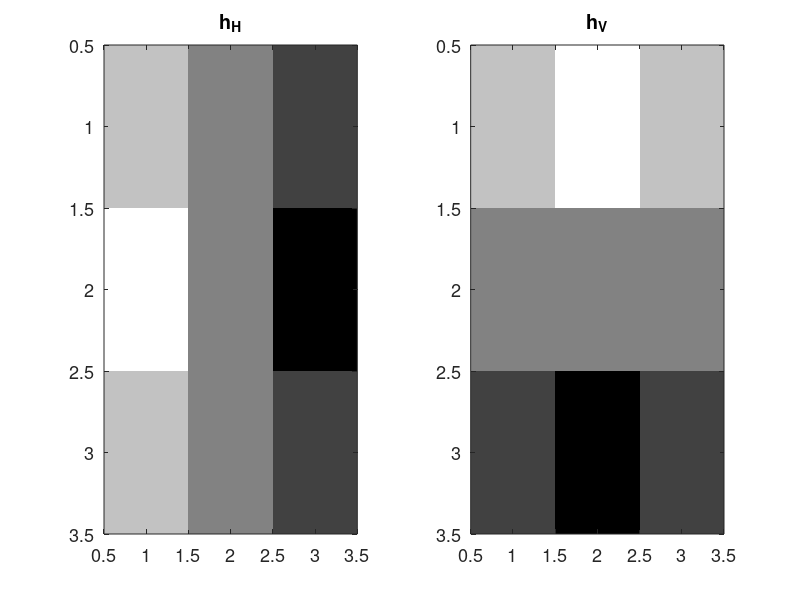
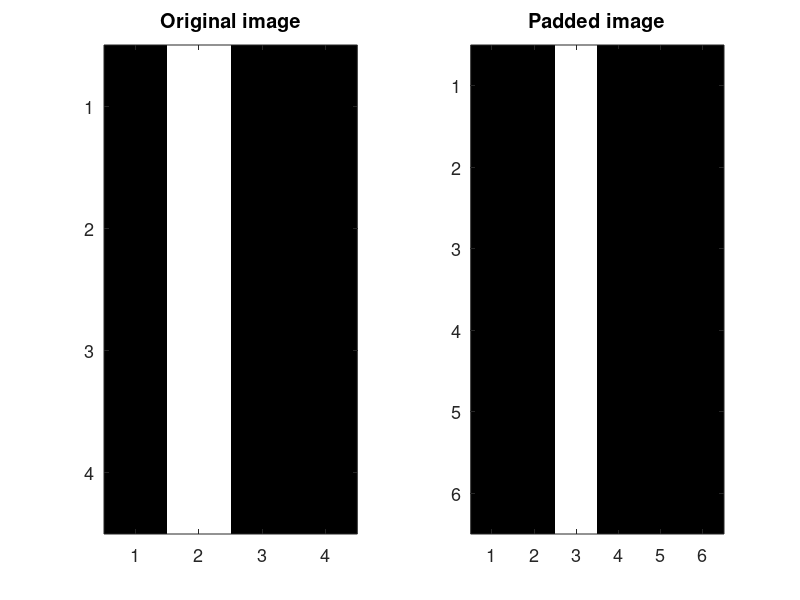
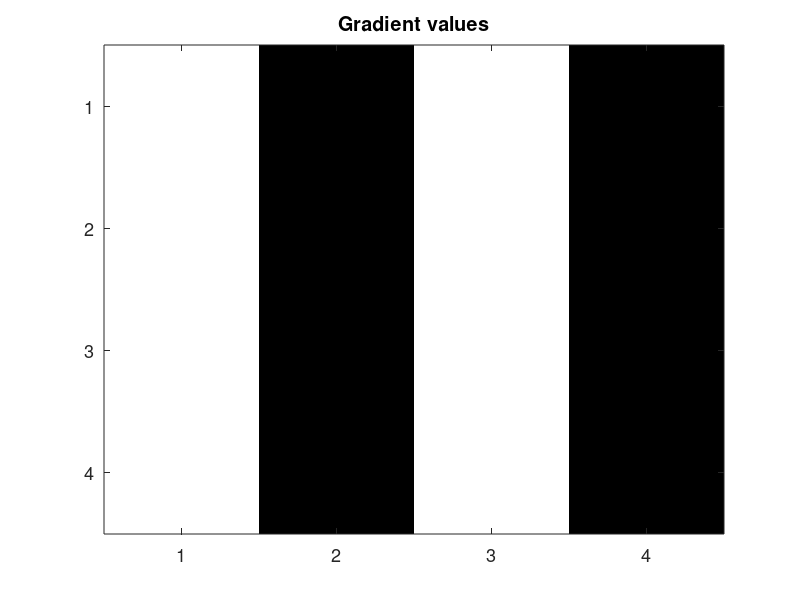
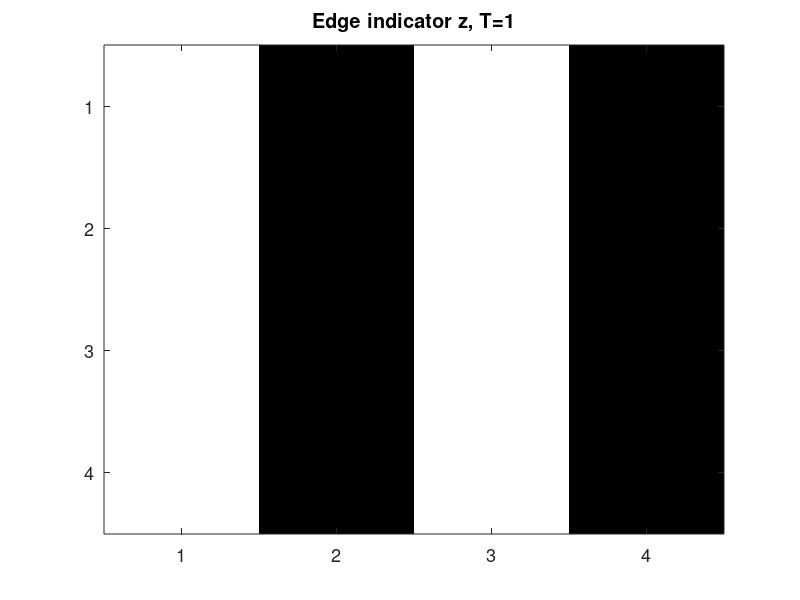

Recreate these plots in MATLAB, in order.
% file: e10_6_Sobel_edge.m  
% Demonstrate Sobel edge detection convolution at various thresholds for various images
clear; close all; set(0,'defaultAxesFontSize',13);
Hh = [1 0 -1; 2 0 -2; 1 0 -1]  % vertical edge detector, HORIZONTAL direction, vertical zeros
Hv = Hh'                       % horizontal edge detector,VERTICAL direction, row of zeros
figure('position', [300 400 400 150]),
subplot(121),imagesc(Hh),colormap(gray), title('h_H')
subplot(122),imagesc(Hv),colormap(gray), title('h_V')

X1 = [1 2 1 1; 1 2 1 1; 1 2 1 1 ; 1 2 1 1]  % image matrix, just a vertical line
% X1 = [ 1 1 1 1; 1 1 1 1; 2 2 2 2 ; 1 1 1 1]  % image matrix, just a horizontal line
% image matrix, vertical and horizontal lines (L shape, 7x7):
% X1 =[1,1,1,1,1,1,1;1,1,1,2,1,1,1;1,1,1,2,1,1,1;1,1,1,2,1,1,1;1 1 1 2 2 2 2;1,1,1,1,1,1,1;1,1,1,1,1,1,1]      
% X1 = [1 1 1 1 1; 1 1 2 1 1 ; 1 1 2 1 1; 1 1 2 1 1; 1 1 2 2 2; 1 1 1 1 1] % 6x5 version of L  
% X1 = imread('clown.png');             % try with clown image

X2 =  [X1(1,:); X1; X1(end,:)];            % padded image matrix extra rows at top, bottom
X22 = [X2(:,1) X2  X2(:,end)];             % padded image matrix extra cols/rows at all edges
figure('position', [100 200 400 150]),
subplot(121),imagesc(X1),colormap(gray), title("Original image")
subplot(122),imagesc(X22),colormap(gray), title("Padded image")

Dh=conv2(Hh,X22)         % apply horizontal direction vert edge detector
Dh = Dh(3:end-2,3:end-2) % discard margin pixels at borders, restoring size of original image 
Dv=conv2(Hv,X22)         % apply vertical direction horiz edge detector
Dv = Dv(3:end-2,3:end-2)
g = sqrt(Dv.^2 + Dh.^2); % compute gradient 
g_rounded = round(g)
figure, imagesc(g_rounded),colormap(gray), title("Gradient values")

for threshold = 1:1:5
 Z = (g>threshold)       % convert to 2-color edge image by comparing g to threshold 
 figure('position', [300*threshold 100 200 200]),
   imagesc(Z),colormap(gray), title(strcat('Edge indicator z, T=',num2str(threshold)))
end
